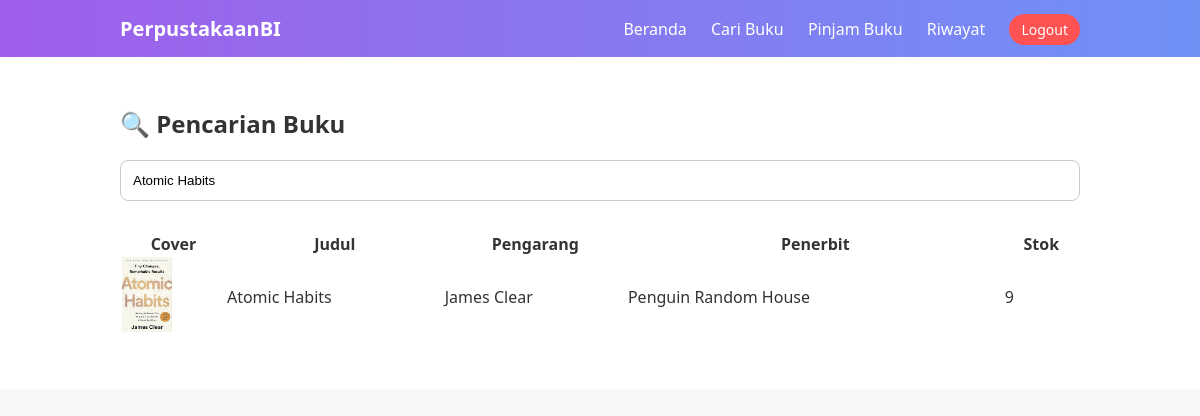
The app's page /perpustakaandio/anggota/cari_buku.php?cari=Atomic Habits (signed in) with its own data.
### tables this page shows
CREATE TABLE `data_buku` (
  `Kode_Buku` varchar(10) NOT NULL,
  `Judul_Buku` varchar(100) DEFAULT NULL,
  `Pengarang` varchar(100) DEFAULT NULL,
  `Penerbit` varchar(100) DEFAULT NULL,
  `Tahun_Terbit` year(4) DEFAULT NULL,
  `Stok` int(11) DEFAULT 0,
  `Gambar` text DEFAULT NULL
);

### perpustakaandio/anggota/cari_buku.php (the view, shortened to what this page needs)
<?php
include "../koneksi.php";
$cari = $_GET['cari'] ?? '';
$stmt = $conn->prepare("SELECT * FROM data_buku WHERE Judul_Buku LIKE ? OR Pengarang LIKE ? OR Penerbit LIKE ?");
$like = "%$cari%";
$stmt->bind_param("sss", $like, $like, $like);
$stmt->execute();
$data = $stmt->get_result();
?>
<!DOCTYPE html>
<html lang="id">
<head>
  <link rel="stylesheet" href="../assets/css/anggota.css">
</head>
<body>
<header class="navbar">
  <div class="logo">PerpustakaanBI</div>
  <nav>
    <a href="index.php">Beranda</a>
    <a href="cari_buku.php">Cari Buku</a>
    <a href="pinjam_buku.php">Pinjam Buku</a>
    <a href="riwayat.php">Riwayat</a>
    <a href="../logout.php" class="logout-btn">Logout</a>
  </nav>
</header>
<section class="dashboard">
  <h2 style="margin-bottom: 20px;">🔍 Pencarian Buku</h2>
  <form method="get" style="margin-bottom: 30px;">
    <input type="text" name="cari" placeholder="Cari judul, pengarang, penerbit..." value="<?= htmlspecialchars($cari) ?>" class="form-control" style="padding: 12px; width: 100%; border-radius: 8px; border: 1px solid #ccc;">
  </form>
  <?php if ($data->num_rows > 0): ?>
    <table class="table table-bordered" style="width: 100%;">
      <thead class="table-dark">
        <tr>
          <th>Cover</th>
          <th>Judul</th>
          <th>Pengarang</th>
          <th>Penerbit</th>
          <th>Stok</th>
        </tr>
      </thead>
      <tbody>
      <?php while($buku = $data->fetch_assoc()): ?>
        <tr>
          <td><img src="../uploads/<?= $buku['Gambar'] ?>" width="50"></td>
          <td><?= $buku['Judul_Buku'] ?></td>
          <td><?= $buku['Pengarang'] ?></td>
          <td><?= $buku['Penerbit'] ?></td>
          <td><?= $buku['Stok'] ?></td>
        </tr>
      <?php endwhile; ?>
      </tbody>
    </table>
  <?php else: ?>
    <p>Tidak ada buku ditemukan.</p>
  <?php endif ?>
</section>
</body>
</html>

### perpustakaandio/assets/css/anggota.css (style rules this page uses)
* { margin: 0; padding: 0; box-sizing: border-box; }
body, html { font-family: 'Segoe UI', sans-serif; background-color: #f7f7f7; color: #333; }
.navbar { background: linear-gradient(to right, #a05eea, #6f92f7); padding: 15px 10%; display: flex; justify-content: space-between; align-items: center; position: sticky; top: 0; z-index: 999; }
.navbar .logo { display: flex; align-items: center; font-size: 20px; font-weight: bold; color: white; gap: 10px; }
.navbar nav a { margin-left: 20px; text-decoration: none; font-weight: 500; color: #ffffff; transition: 0.3s ease; }
.logout-btn { background-color: #ff5252; color: white !important; padding: 6px 12px; border-radius: 20px; font-size: 14px; margin-left: 20px; }
.dashboard { padding: 50px 10%; background-color: #fff; }

### records on screen
data_buku: Gambar (picture), Judul_Buku "Atomic Habits", Pengarang "James Clear", Penerbit "Penguin Random House", Stok "9"
